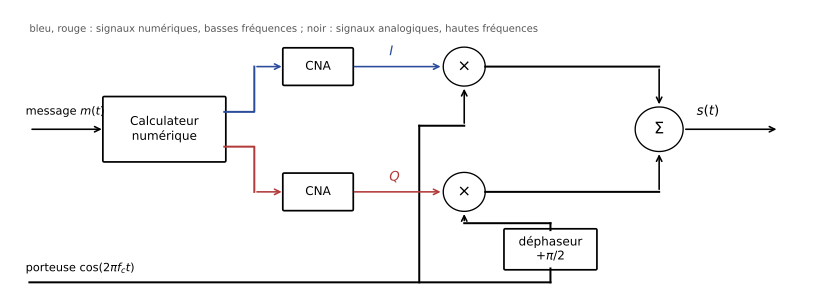

Python code for this plot:
"""EARF1 ch. 4 — Modulateur IQ (modulateur vectoriel).
D'après le support [mod-num, p. 10], redessinée."""
import matplotlib
matplotlib.use("Agg")
import matplotlib.pyplot as plt
from matplotlib.patches import FancyBboxPatch, Circle
plt.rcParams.update({"font.family": "sans-serif", "font.size": 10, "svg.fonttype": "none"})
B, R = "#2B4C9B", "#B23A3A"
fig, a = plt.subplots(figsize=(8.5, 3.2)); a.set_xlim(0, 10.5); a.set_ylim(0, 4); a.axis("off")
def boite(x, y, w, h, t, c="black"):
    a.add_patch(FancyBboxPatch((x, y), w, h, boxstyle="round,pad=0.02", fc="white", ec=c, lw=1.3))
    a.text(x + w / 2, y + h / 2, t, ha="center", va="center", fontsize=9)
def fl(p, q, c="black"): a.annotate("", q, p, arrowprops=dict(arrowstyle="->", lw=1.2, color=c))
boite(1.2, 1.9, 1.6, 0.9, "Calculateur\nnumérique")
boite(3.6, 3.0, 0.9, 0.5, "CNA"); boite(3.6, 1.2, 0.9, 0.5, "CNA")
fl((0.2, 2.35), (1.2, 2.35)); a.text(0.15, 2.55, "message $m(t)$", fontsize=8.5)
a.plot([2.8, 3.2, 3.2], [2.6, 2.6, 3.25], color=B); fl((3.2, 3.25), (3.6, 3.25), B)
a.plot([2.8, 3.2, 3.2], [2.1, 2.1, 1.45], color=R); fl((3.2, 1.45), (3.6, 1.45), R)
for y in (3.25, 1.45):
    a.add_patch(Circle((6.0, y), 0.28, fc="white", ec="black")); a.text(6.0, y, "×", ha="center", va="center", fontsize=12)
fl((4.5, 3.25), (5.72, 3.25), B); a.text(5.0, 3.4, "$I$", color=B)
fl((4.5, 1.45), (5.72, 1.45), R); a.text(5.0, 1.6, "$Q$", color=R)
boite(6.55, 0.35, 1.2, 0.55, "déphaseur\n$+\\pi/2$")
a.plot([0.2, 7.15], [0.15, 0.15], color="black"); a.text(0.15, 0.3, "porteuse $\\cos(2\\pi f_c t)$", fontsize=8.5)
a.plot([7.15, 7.15], [0.15, 0.35], color="black"); a.plot([7.15, 7.15], [0.9, 1.0], color="black")
a.plot([7.15, 6.0], [1.0, 1.0], color="black"); fl((6.0, 1.0), (6.0, 1.17))
a.plot([5.4, 5.4], [0.15, 2.4], color="black"); a.plot([5.4, 6.0], [2.4, 2.4], color="black"); fl((6.0, 2.4), (6.0, 2.97))
a.add_patch(Circle((8.6, 2.35), 0.32, fc="white", ec="black")); a.text(8.6, 2.35, "Σ", ha="center", va="center", fontsize=12)
a.plot([6.28, 8.6], [3.25, 3.25], color="black"); fl((8.6, 3.25), (8.6, 2.67))
a.plot([6.28, 8.6], [1.45, 1.45], color="black"); fl((8.6, 1.45), (8.6, 2.03))
fl((8.92, 2.35), (10.2, 2.35)); a.text(9.1, 2.55, "$s(t)$")
a.text(0.2, 3.75, "bleu, rouge : signaux numériques, basses fréquences ; noir : signaux analogiques, hautes fréquences", fontsize=7.5, color="#555")
fig.tight_layout(); fig.savefig("04-modulateur-iq.svg")
